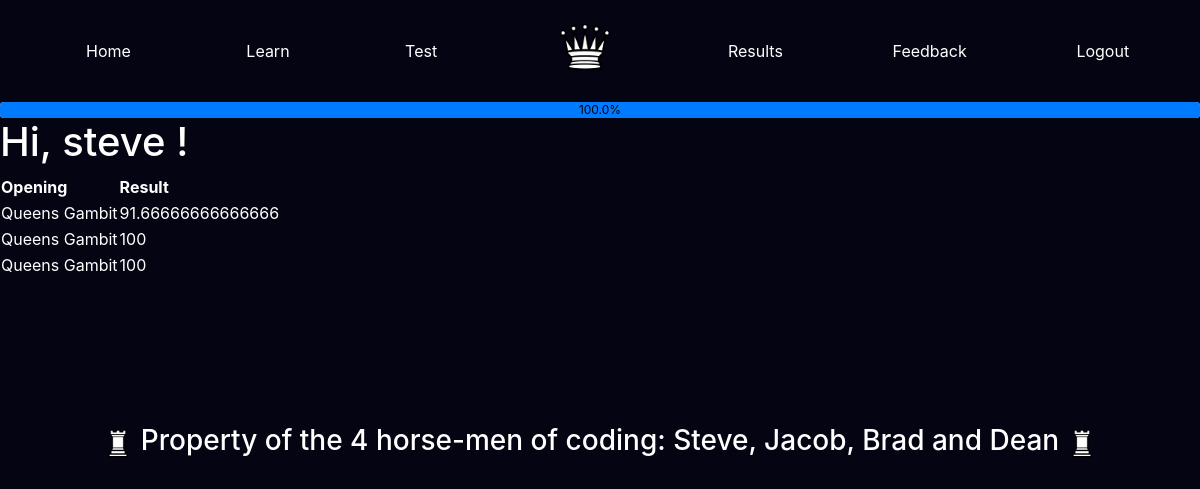
/results/Queens Gambit/ (signed in), run on an earlier commit of the app's database.
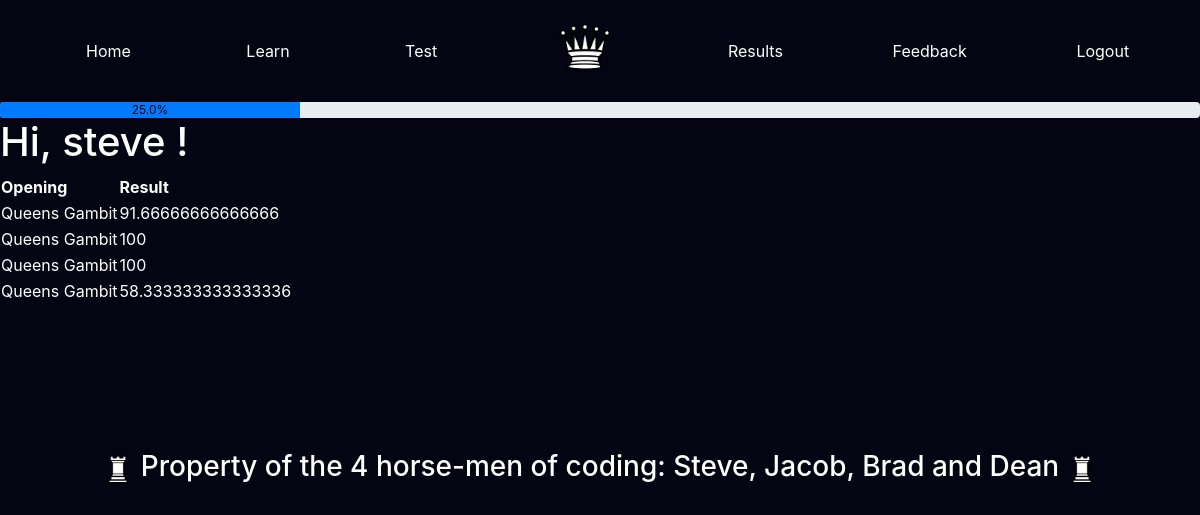
And on a later commit of the database.
### app/models.py (models this page shows, shortened)
class User(UserMixin, db.Model):
    id = db.Column(db.Integer, primary_key=True)
    username = db.Column(db.String(64), index=True, unique=True)
    email = db.Column(db.String(120), index=True, unique=True)
    password_hash = db.Column(db.String(128))
    posts = db.relationship('Post', backref='author', lazy='dynamic')
    results = db.relationship('Results', backref = 'student', lazy = 'dynamic')

class Results(db.Model):
    id = db.Column(db.Integer, primary_key=True)
    opening = db.Column(db.String(140))
    result =db.Column(db.Integer)
    incorrect = db.Column(db.ARRAY(db.String(140)))
    passed = db.Column(db.Boolean)
    timestamp = db.Column(db.DateTime, index=True, default=datetime.utcnow)
    user_id = db.Column(db.Integer, db.ForeignKey('user.id'))

### app/routes.py (the view)
@app.route('/results/<opening>/', methods=['GET', 'POST'])
@login_required
def results(opening):
    res = Results.query.filter_by(user_id = current_user.id, passed = True)
    openings = []
    for r in res:
        openings.append(r.opening)
    numerator = len(set(openings))
    denominator = Openings.query.all()
    denominator = len(denominator)
    complete = str((numerator/denominator)*100 ) + '%'
    u = User.query.get(current_user.id)
    res = Results.query.filter_by(user_id = current_user.id, opening = opening)
    return render_template('results.html', title='results', query = res, prog=complete)

### app/models.py (called while the page is built)
@login.user_loader
def load_user(id):
    return User.query.get(int(id))

### app/templates/results.html
{% extends "base.html" %}
{% block content %}
<h1>Hi, {{current_user.username}} ! </h1>
<table>
<tr>
    <th>Opening</th>
    <th>Result</th>
</tr>
{% for r in query %}
<tr>
    <td>
        {{r.opening}}
    </td>
    <td>
        {{r.result}}
    </td>
</tr>
{% endfor %}
</table>
{% include "footer.html" %}
{% endblock %}

### app/templates/base.html (shortened to what this page needs)
<!DOCTYPE html>
<html>
    <head>
        <link rel="stylesheet" href="https://maxcdn.bootstrapcdn.com/bootstrap/4.5.2/css/bootstrap.min.css">
  </head>
  <body>
    <nav class="navbar navbar-expand-sm justify-content-center" style="background-color: rgb(5, 4, 19); padding-left: 2.6%;">
      <ul class="navbar-nav nav-fill w-100">
        <li class="nav-item" style="padding-top: 2%; padding-right: 0.5%;">
          <a class="nav-link" href="{{ url_for('index') }}">Home</a>
        </li>
        <li class="nav-item" style="padding-top: 2%; padding-right: 0.5%;">
          <a class="nav-link" href="{{ url_for('newLearn') }}">Learn</a>
        </li>
        <li class="nav-item" style="padding-top: 2%; padding-right: 0.5%;">
          <a class="nav-link" href="{{ url_for('newTest') }}">Test</a>
        </li>
        <a class="navbar-brand mx-auto" href="#" style="padding-left: 5%; padding-right: 5%; padding-top: 0.75%;">
          <img src="static/img/chesspieces/wikipedia/wQ.png" alt="logo" style="width:60px;">
        </a>
        <li class="nav-item" style="padding-top: 2%;">
          <a class="nav-link" href="{{ url_for('selectresult') }}">Results</a>
        </li>
        <li class="nav-item" style="padding-top: 2%;">
          <a class="nav-link" href="{{ url_for('feedback2') }}">Feedback</a>
        </li>
        <li class="nav-item" style="padding-top: 2%;">
          <a class="nav-link" href="{{ url_for('logout') }}">Logout</a>
        </li>
      </ul>
    </nav>
    <div class = "progress" style="margin-top: 1%;">
      <div class = "progress-bar" role = "progressbar" style = "width: {{prog}}; color: black;";  aria-valuemin="0" aria-valuemax="100">{{prog}}</div>
    </div>
        {% block content %}{% endblock %}
    </body>
</html>

### app/templates/footer.html (shortened to what this page needs)
<!DOCTYPE html>
<html>
    <head>
        <link rel="stylesheet" href="https://maxcdn.bootstrapcdn.com/bootstrap/4.5.2/css/bootstrap.min.css">
  </head>
    <body>
      <div id='footer' class="text-align">
        <h3>
          <img src="static/img/chesspieces/wikipedia/wR.png" alt="footerking" style="height: 40px; width:30px;">
          Property of the 4 horse-men of coding: Steve, Jacob, Brad and Dean
          <img src="static/img/chesspieces/wikipedia/wR.png" alt="footerking" style="height: 40px; width:30px;">
        </h3>
      </div>
    </body>
</html>

### app/templates/base.html (style rules this page uses)
.nav-link { color: white; }

### app/templates/footer.html (style rules this page uses)
* { color: white; }
body { background-color: rgb(5, 4, 19); }
#footer { position:relative; bottom:0; width:100%; height:40px; padding-top: 2%; display: table; margin-top: 10%; }
.text-align { display: table-cell; vertical-align: middle; text-align: center; }

What changed in the data, as far as the page shows it:
added Results: opening "Queens Gambit", result "58.333333333333336"
Also different on the page:
{{ prog }}: 100.0% → 25.0% (drawn)
{{ prog }}: "100.0%" → "25.0%"
